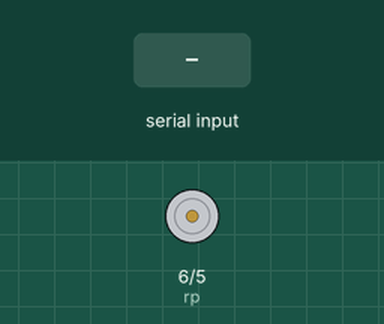
Simulated run of this sketch. Board: Arduino Uno, built with avr-gcc and run on an emulated ATmega328P. Shown: motor-driver pin pairs drawn as motors (green arrow = first pin HIGH = forward, orange = second pin HIGH = backward, longer = more drive). Inputs (shaded band) come from the test bench.

Above: at 1.2 s.
1.3 s: "90,45\n" received over Serial
At 2.3 s:
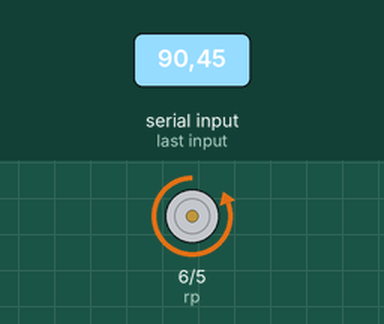
4.3 s: "30,150\n" received over Serial
At 8.8 s:
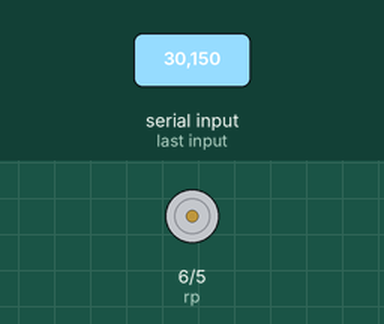
Timing chart, 0 to 10.3 s (numbered marks = the images above; inputs shaded):
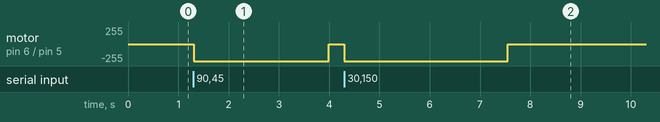

Measured:
- after the input at 1.3 s, motor on pin 6 (rp) / pin 5 (rn): stopped → backward 255/255 at once, → stopped 2.7 s later
- after the input at 4.3 s, motor on pin 6 (rp) / pin 5 (rn): stopped → backward 255/255 at once, → stopped 3.2 s later

The sketch:

runbot.ino
```cpp
//#include <Servo.h>

//Servo myServo;
int rn=5,rp=6;
//int servopin=10;
double totalX=800.0;
double timeTot=10000.0;
void setup() {
  // initialize the digital pin as an output.
  pinMode(rp, OUTPUT);
  pinMode(rn, OUTPUT);
  //pinMode(lp, OUTPUT);
  //pinMode(ln, OUTPUT);
  //myServo.attach(servopin);
  Serial.begin(9600);
}

// the loop routine runs over and over again forever:
void loop() {
  int t=0,angle;
  float p=0,data=0;
  while(Serial.available())
  {
    p=Serial.parseFloat();
    data=p;
  //data=p/1000;
  //angle=p%1000;
    t=abs(data*timeTot/totalX);
    //t=250;
    if(data<0)
    {
      digitalWrite(rp,HIGH);
      digitalWrite(rn,LOW);
         // turn the LED on (HIGH is the voltage level)
                     // wait for a second
      delay(t);
    }
    else if(data>0)
    {
      digitalWrite(rp, LOW);    // turn the LED off by making the voltage LOW
      // turn the LED on (HIGH is the voltage level)
      // turn the LED off by making the voltage LOW
      digitalWrite(rn, HIGH);   // turn the LED on (HIGH is the voltage level)
      delay(t);               // wait for a second
    }
    else
    {
      digitalWrite(rn, LOW);    // turn the LED off by making the voltage LOW
      //digitalWrite(ln, LOW);    // turn the LED off by making the voltage LOW
      digitalWrite(rp, LOW);    // turn the LED off by making the voltage LOW
      //digitalWrite(lp, LOW);
    }
  }
  digitalWrite(rn, LOW);
  digitalWrite(rp, LOW);
  /*if(angle<0)
    angle+=180;
  myServo.write(angle);  // turn the LED off by making the voltage LOW  */
}
```
